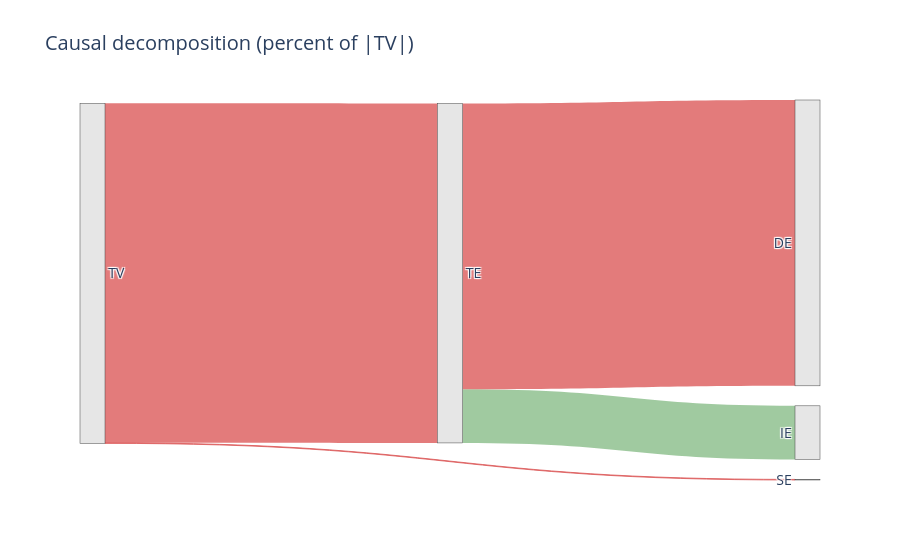

Write notebook code for a chart like this one.
### Markdown cell above
What if I want to use NIE_f and their sum for the TV?

### Code cell
plot_effect_sankey_percent(
    te=effects["te_linear"],          
    se=effects["se"],
    ie=effects["ie_f"],  #I'm using nie_f! I can do it as long as I do not decompose Z and W
    de=effects["de"],
    se_decomp=effects["se_decomp"],
    ie_decomp=effects["ie_decomp"],
    title="Causal decomposition (percent of |TV|)",
)

### Figure 1 — Plotly figure (JSON) as saved in the notebook; plotly's stock layout.template omitted (floating-point values rounded to 4 significant figures)
{"data": [{"arrangement": "snap", "link": {"color": ["rgba(220,90,90,0.8)", "rgba(220,90,90,0.8)", "rgba(120,180,120,0.7)", "rgba(220,90,90,0.8)"], "label": ["TV → TE<br>effect = -0.0476<br>share ≈ 99.8% of |TV| (negative)", "TV → SE<br>effect = -0.0001<br>share ≈ 0.2% of |TV| (negative)", "TE → IE<br>effect = +0.0110<br>share ≈ 15.8% of |TV| (positive)", "TE → DE<br>effect = -0.0586<br>share ≈ 84.1% of |TV| (negative)"], "source": [4, 4, 3, 3], "target": [3, 2, 1, 0], "value": [99.83, 0.1715, 15.76, 84.06]}, "node": {"color": ["rgba(230,230,230,1)", "rgba(230,230,230,1)", "rgba(230,230,230,1)", "rgba(230,230,230,1)", "rgba(230,230,230,1)"], "label": ["DE", "IE", "SE", "TE", "TV"], "line": {"width": 0.5}, "pad": 20, "thickness": 25}, "type": "sankey"}], "layout": {"font": {"size": 14}, "title": {"text": "Causal decomposition (percent of |TV|)"}}}
